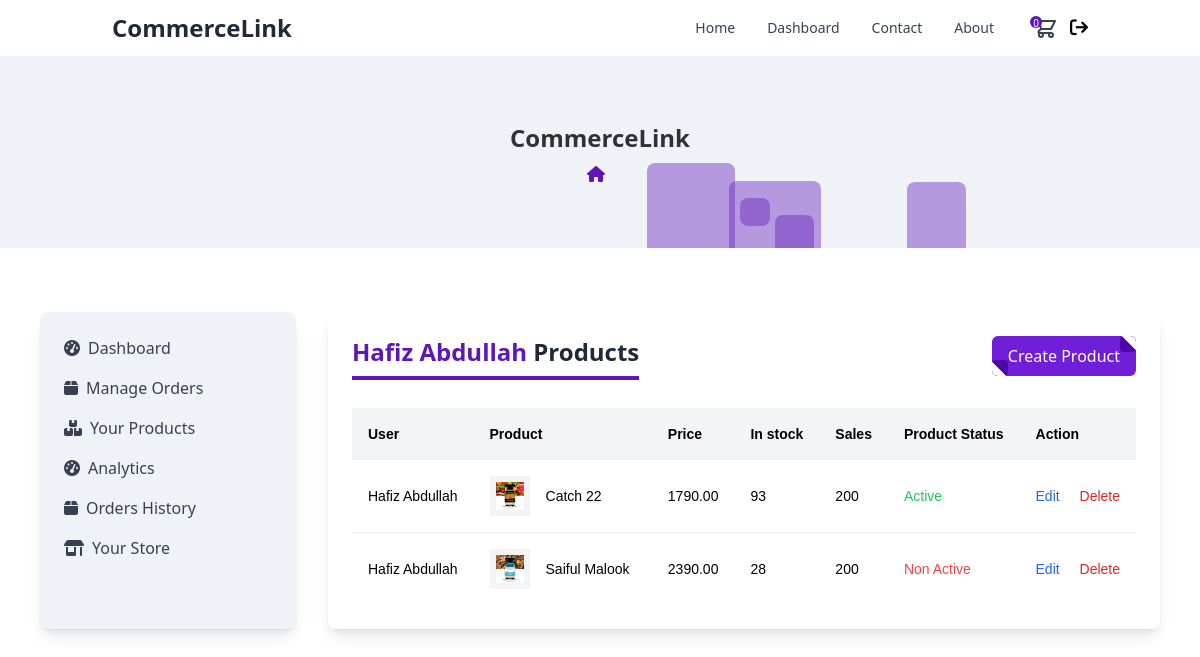
The page /products_by_user/23/ (signed in) on the database its author committed.
### user_accounts/models.py (models this page shows, shortened)
class CustomUser(AbstractUser):
    username                = None
    name                    = models.CharField(max_length=255)
    email                   = models.EmailField(max_length=255, unique=True)
    is_verified             = models.BooleanField(default=False, blank=True)
    email_token             = models.CharField(max_length=200)
    is_banned               = models.BooleanField(default=False, blank=True)
    ROLE_CHOICES = [
        ('admin', 'Admin'),
        ('seller', 'Seller'),
        ('buyer', 'Buyer')
    ]
    role                    = models.CharField(max_length=10, default='buyer')
    USERNAME_FIELD = 'email'
    REQUIRED_FIELDS = ['name']
    objects = MyAccountManager()

### products/models.py (models this page shows, shortened)
class Product(models.Model):
    author                  = models.ForeignKey(CustomUser, null=True, on_delete=models.CASCADE)
    title                   = models.CharField(max_length=100)
    description             = models.TextField()
    image                   = models.ImageField(upload_to='products/')
    brand                   = models.CharField(max_length=20)
    color                   = models.CharField(max_length=200)
    price                   = models.DecimalField(default=0, max_digits=7, decimal_places=2)
    countInStock            = models.IntegerField(default=0)
    created_at              = models.DateTimeField(auto_now_add=True)
    is_active               = models.BooleanField(default=True)

### products/views.py (the view)
# urls.py: path("products_by_user/<int:user_id>/", products_by_user, name="products_by_user"),
def products_by_user(request, user_id):
    if request.user.is_authenticated and request.user.role == 'buyer':
        return redirect('home')
    user = None
    try:
        user = CustomUser.objects.get(id=user_id)
    except CustomUser.DoesNotExist:
        messages.error(request, "User not found")
        print("Error while get user in products by user")
    print("check user", user.id == request.user.id)
    products = Product.objects.filter(author = user)
    context = {'products': products, "user": user}
    return render(request, "products/products_by_user.html", context)

### products/context_processors.py (called while the page is built)
def cart_summary(request):
    cart = request.session.get('cart', {})
    total_quantity = sum(cart.values())
    return {'cart_qty': total_quantity}

def store_context(request):
    store = None
    if request.user.is_authenticated:
        user = request.user
        if user.role == 'seller':
            try:
                store = Store.objects.get(user=user)
            except Store.DoesNotExist:
                store = None
    return {'store': store}

### products/templates/products/products_by_user.html (shortened to what this page needs)
{% extends 'main_base.html' %}
{% block maincontent %}
<div class="w-full">
    <div class="flex justify-between mb-3">
        <h1 class="text-2xl font-bold text-center text-gray-800 border-b-4 border-[#5F16B9] pb-2 mb-4">
            <span class="capitalize text-[#5F16B9]">{{user.name}}</span> Products
        </h1>
        <a href="{% url 'create_product' %}">
            {% if user.id == request.user.id %}
            <button
                class="relative flex items-center px-4 py-2 overflow-hidden font-medium transition-all bg-[#701ED7] rounded-md group">
                <span
                    class="absolute top-0 right-0 inline-block w-4 h-4 transition-all duration-500 ease-in-out bg-[#4D08A5] rounded group-hover:-mr-4 group-hover:-mt-4">
                    <span
                        class="absolute top-0 right-0 w-5 h-5 rotate-45 translate-x-1/2 -translate-y-1/2 bg-white"></span>
                </span>
                <span
                    class="absolute bottom-0 rotate-180 left-0 inline-block w-4 h-4 transition-all duration-500 ease-in-out bg-[#4D08A5] rounded group-hover:-ml-4 group-hover:-mb-4">
                    <span
                        class="absolute top-0 right-0 w-5 h-5 rotate-45 translate-x-1/2 -translate-y-1/2 bg-white"></span>
                </span>
                <span
                    class="relative w-full text-left text-white transition-colors duration-200 ease-in-out group-hover:text-white">Create
                    Product</span>
            </button>
            {% endif %}
        </a>
    </div>
    <div class="font-sans overflow-x-auto">
        {% if products %}
        <div class="overflow-x-auto font-[sans-serif]">
            <table class="min-w-full bg-white">
                <thead class="bg-gray-100 whitespace-nowrap">
                    <tr>
                        <th class="p-4 text-left text-sm font-semibold text-black">
                            User
                        </th>
                        <th class="p-4 text-left text-sm font-semibold text-black">
                            Product
                        </th>
                        <th class="p-4 text-left text-sm font-semibold text-black">
                            Price
                        </th>
                        <th class="p-4 text-left text-sm font-semibold text-black">
                            In stock
                        </th>
                        <th class="p-4 text-left text-sm font-semibold text-black">
                            Sales
                        </th>
                        <th class="p-4 text-left text-sm font-semibold text-black">
                            Product Status
                        </th>
                        <th class="p-4 text-left text-sm font-semibold text-black">
                            Action
                        </th>
                    </tr>
                </thead>
                <tbody class="whitespace-nowrap divide-y divide-gray-200">
                    {% for product in products %}
                    <tr>
                        <td class="p-4 text-sm">
                            {{product.author.name}}
                        </td>
                        <td class="p-4 text-sm">
                            <div class="flex items-center cursor-pointer">
                                <img src='{{product.image.url}}' class="w-10 h-10 p-1.5 shrink-0 bg-gray-100" />
                                <div class="mx-4">
                                    <p class="text-sm text-black">{{product.title}}</p>
                                </div>
                            </div>
                        </td>
                        <td class="p-4 text-sm">
                            {{product.price}}
                        </td>
                        <td class="p-4 text-sm">
                            {{product.countInStock}}
                        </td>
                        <td class="p-4 text-sm">
                            200
                        </td>
                        <td class="p-4 text-sm">
                            {% if product.is_active %}
                            <span class="text-green-500">Active</span>
                            {% else %}
                            <span class="text-red-500">Non Active</span>
                            {% endif %}
                        </td>
                        <td class="px-4 py-4 text-sm text-gray-800">
                            <a href="{% url 'update_product' product_id=product.id %}">
                                <button class="text-blue-600 mr-4">Edit</button>
                            </a>
                            <button class="text-red-600 delete-product-btn" data-id="{{product.id}}">Delete</button>
                        </td>
                    </tr>
                    {% endfor %}
                </tbody>
            </table>
        </div>
        {% else %}
        <p>No product found.</p>
        {% endif %}
    </div>
</div>
{% endblock %}

### rows shown on the page
CustomUser: name "Hafiz Abdullah"
Product: author.name "Hafiz Abdullah", image (picture), title "Catch 22", price "1790.00", countInStock "93", is_active "Active"
Product: author.name "Hafiz Abdullah", image (picture), title "Saiful Malook", price "2390.00", countInStock "28", is_active "Non Active"

### other values the page prints
{{ cart_qty }} "0"
